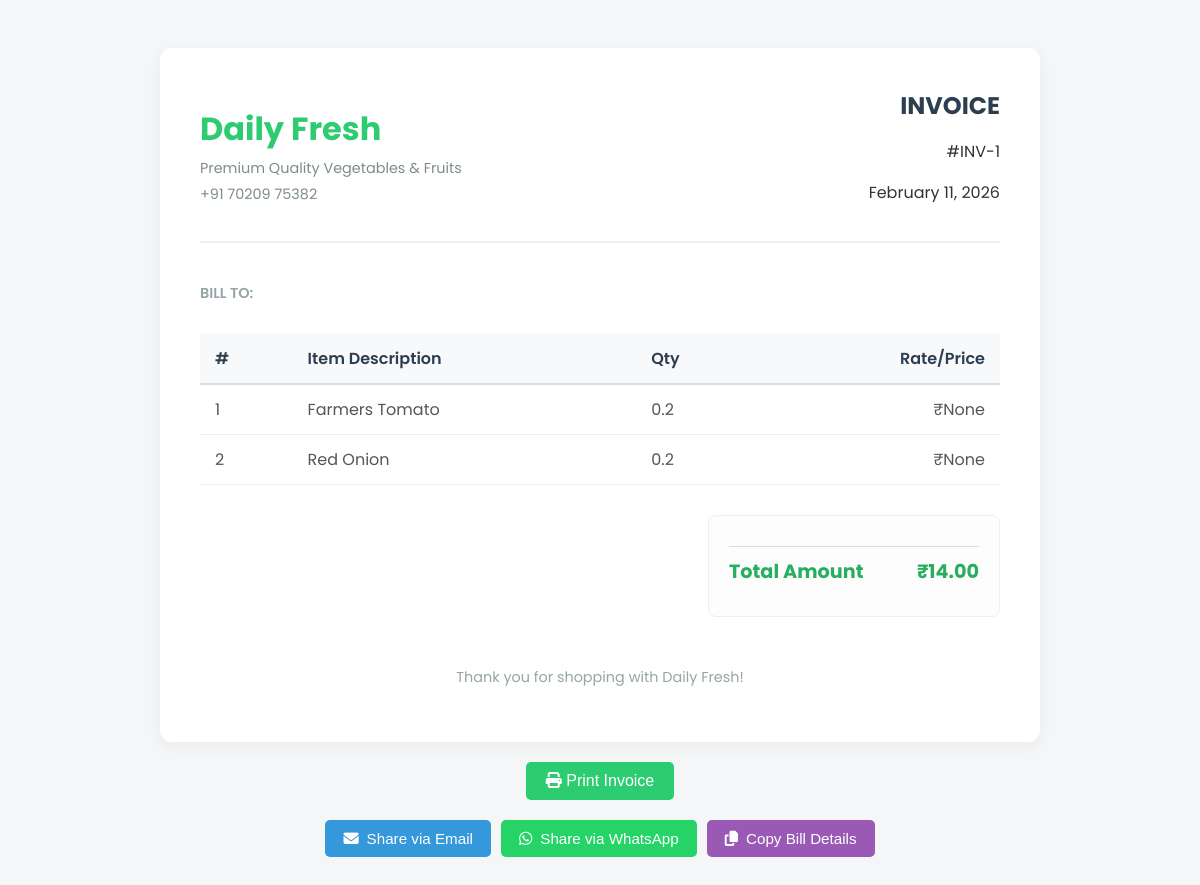
Screenshot of /order-bill/1/ (signed in) with the database file from the repository.
### New dango/store/models.py (models this page shows, shortened)
class Order(models.Model):
    full_name = models.CharField(max_length=100)
    phone_number = models.CharField(max_length=15)
    email = models.EmailField(blank=True, null=True)
    address = models.TextField()
    total_amount = models.DecimalField(max_digits=10, decimal_places=2)
    created_at = models.DateTimeField(auto_now_add=True)

class OrderItem(models.Model):
    order = models.ForeignKey(Order, on_delete=models.CASCADE, related_name='items')
    product = models.ForeignKey(Product, on_delete=models.CASCADE)
    quantity = models.CharField(max_length=50) # e.g. "1 kg" or just "1"
    price_at_time = models.DecimalField(max_digits=8, decimal_places=2)

class Product(models.Model):
    name = models.CharField(max_length=100)
    local_name = models.CharField(max_length=100, blank=True, null=True)
    price = models.DecimalField(max_digits=6, decimal_places=2)
    unit = models.CharField(max_length=20, default='kg')
    image = models.ImageField(upload_to='products/', blank=True, null=True)
    description = models.TextField(blank=True, null=True)

### New dango/store/views.py (the view)
# urls.py: path('order-bill/<int:order_id>/', views.order_bill, name='order_bill'),
def order_bill(request, order_id):
    if not request.user.is_staff:
        return redirect('admin_login')
    order = get_object_or_404(Order, pk=order_id)
    return render(request, 'store/order_bill.html', {'order': order})

### New dango/store/templates/store/order_bill.html (shortened to what this page needs)
{% load static %}
<!DOCTYPE html>
<html lang="en">
<head>
</head>
<body>
    <div class="invoice-container">
        <header class="header">
            <div class="logo-section">
                <h1>Daily Fresh</h1>
                <p>Premium Quality Vegetables & Fruits</p>
                <p>+91 70209 75382</p>
            </div>
            <div class="invoice-details">
                <h2>INVOICE</h2>
                <p>#INV-{{ order.id }}</p>
                <p>{{ order.created_at|date:"F d, Y" }}</p>
            </div>
        </header>
        <section class="bill-to">
            <div class="section-title">Bill To:</div>
        </section>
        <table>
            <thead>
                <tr>
                    <th>#</th>
                    <th>Item Description</th>
                    <th>Qty</th>
                    <th style="text-align:right">Rate/Price</th>
                </tr>
            </thead>
            <tbody>
                {% for item in order.items.all %}
                <tr>
                    <td>{{ forloop.counter }}</td>
                    <td>{{ item.product.name }} </td>
                    <td>{{ item.quantity }}</td>
                    <td style="text-align:right">₹{{ item.price_at_time }}</td>
                </tr>
                {% endfor %}
            </tbody>
        </table>
        <div class="total-section">
            <div class="total-box">
                <div class="total-row grand-total">
                    <span>Total Amount</span>
                    <span>₹{{ order.total_amount }}</span>
                </div>
            </div>
        </div>
        <div class="footer">
            <p>Thank you for shopping with Daily Fresh!</p>
        </div>
    </div>
    <button class="print-btn" onclick="window.print()"><i class="fas fa-print"></i> Print Invoice</button>
    <div class="action-buttons">
        <button class="action-btn share-email-btn" onclick="shareViaEmail()">
            <i class="fas fa-envelope"></i> Share via Email
        </button>
        <button class="action-btn share-whatsapp-btn" onclick="shareViaWhatsApp()">
            <i class="fab fa-whatsapp"></i> Share via WhatsApp
        </button>
        <button class="action-btn copy-btn" onclick="copyBillDetails()">
            <i class="fas fa-copy"></i> Copy Bill Details
        </button>
    </div>
    <link rel="stylesheet" href="https://cdnjs.cloudflare.com/ajax/libs/font-awesome/6.4.2/css/all.min.css">

### New dango/store/templates/store/order_bill.html (style rules this page uses)
body { font-family: 'Poppins', sans-serif; background-color: #f4f6f8; padding: 40px; color: #333; }
.invoice-container { max-width: 800px; margin: 0 auto; background: white; padding: 40px; border-radius: 12px; box-shadow: 0 4px 15px rgba(0, 0, 0, 0.05); }
.header { display: flex; justify-content: space-between; align-items: center; margin-bottom: 40px; border-bottom: 2px solid #eee; padding-bottom: 20px; }
.logo-section h1 { color: #2ecc71; margin: 0; font-size: 2rem; font-weight: 700; }
.logo-section p { margin: 5px 0 0; color: #7f8c8d; font-size: 0.9rem; }
.invoice-details { text-align: right; }
.invoice-details h2 { margin: 0; color: #2c3e50; }
.section-title { font-size: 0.9rem; text-transform: uppercase; color: #95a5a6; font-weight: 600; margin-bottom: 5px; }
.bill-to { margin-bottom: 30px; }
table { width: 100%; border-collapse: collapse; margin-bottom: 30px; }
th { background-color: #f8f9fa; color: #2c3e50; font-weight: 600; text-align: left; padding: 12px 15px; border-bottom: 2px solid #ddd; }
td { padding: 12px 15px; border-bottom: 1px solid #eee; color: #555; }
.total-section { display: flex; justify-content: flex-end; margin-top: 20px; }
.total-box { background: #fdfdfd; padding: 20px; border-radius: 8px; border: 1px solid #eee; min-width: 250px; }
.total-row { display: flex; justify-content: space-between; margin-bottom: 10px; font-size: 0.95rem; }
.grand-total { font-weight: 700; font-size: 1.2rem; color: #27ae60; border-top: 1px solid #ddd; padding-top: 10px; margin-top: 10px; }
.footer { text-align: center; margin-top: 50px; color: #95a5a6; font-size: 0.9rem; }
.print-btn { display: block; margin: 20px auto 0; background: #2ecc71; color: white; border: none; padding: 10px 20px; border-radius: 5px; font-size: 1rem; cursor: pointer; width: fit-content; }
.action-buttons { display: flex; gap: 10px; justify-content: center; flex-wrap: wrap; margin-top: 20px; }
.action-btn { display: inline-flex; align-items: center; gap: 8px; padding: 10px 18px; border: none; border-radius: 5px; font-size: 0.95rem; cursor: pointer; transition: all 0.3s; font-weight: 500; }
.share-email-btn { background: #3498db; color: white; }
.share-whatsapp-btn { background: #25d366; color: white; }
.copy-btn { background: #9b59b6; color: white; }

### rows the page displays
Order: id "1", created_at "February 11, 2026", total_amount "14.00"
OrderItem: product.name "Farmers Tomato", quantity "0.2", price_at_time "None"
OrderItem: product.name "Red Onion", quantity "0.2", price_at_time "None"
